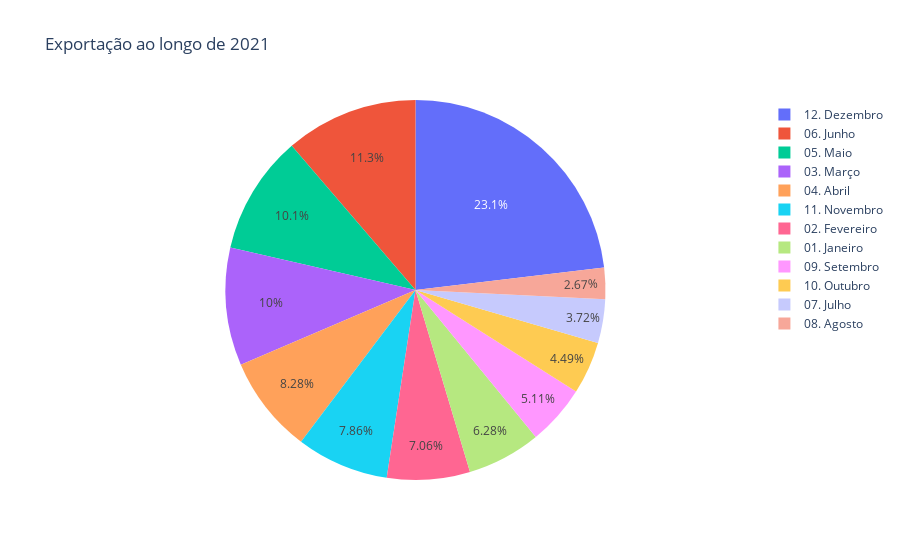

Source (notebook cell):
### Code cell
fig = px.pie(df, values=df['Exportação - 2021 - Valor US$ FOB'], names=df['Mês'], title='Exportação ao longo de 2021')
fig.show()

### Figure 1 — Plotly figure (JSON) as saved in the notebook; plotly's stock layout.template omitted (floating-point values rounded to 4 significant figures; data arrays with more than 128 entries replaced by an {"elided": "..."} marker saying what was removed)
{"data": [{"domain": {"x": [0, 1], "y": [0, 1]}, "hovertemplate": "Mês=%{label}<br>Exportação - 2021 - Valor US$ FOB=%{value}<extra></extra>", "labels": {"elided": "312 str values"}, "legendgroup": "", "name": "", "showlegend": true, "type": "pie", "values": {"elided": "312 int values"}}], "layout": {"legend": {"tracegroupgap": 0}, "title": {"text": "Exportação ao longo de 2021"}}}
